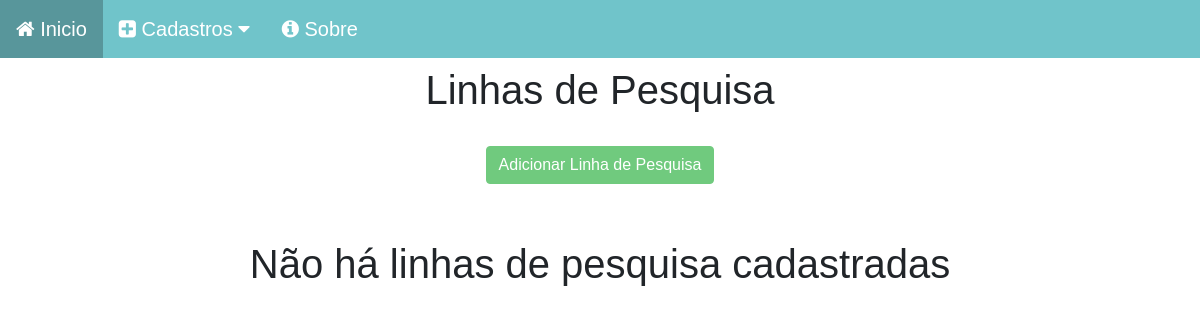
The app's page /linhapesquisa/, older data.
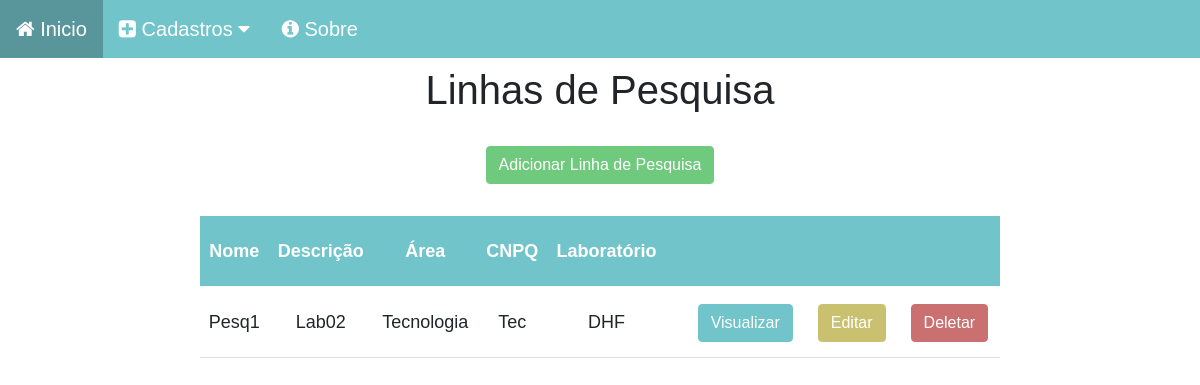
The same page, newer data.
### linhapesquisa_app/models.py (models this page shows, shortened)
class LinhaPesquisa(models.Model):
    nome = models.CharField(max_length=60)
    descricao = models.CharField(max_length=200)
    area = models.CharField(max_length=60)
    cnpq = models.CharField(max_length=60)
    laboratorio_pesq = models.ForeignKey(Lab,on_delete=models.CASCADE, related_name='laboratorio_pesq',null=True, blank=True)

### laboratorio_app/models.py (models this page shows)
class Lab(models.Model):
    descricao = models.CharField(max_length=60)
    nome = models.CharField(max_length=60)
    coordenador = models.ForeignKey(Membro,on_delete=models.SET_NULL, related_name='coordenador', null=True, blank=True)
    vice_coordenador = models.ForeignKey(Membro, on_delete=models.SET_NULL, related_name='vice_coordenador', null=True, blank=True)
    def __str__(self):
        return self.nome

### linhapesquisa_app/views.py (the view)
# urls.py: path('', views.home, name='home'),
def home(request):
    data = {}
    data['db'] = LinhaPesquisa.objects.all()
    return render(request,'linha_index.html',data)

### linhapesquisa_app/templates/linha_index.html (shortened to what this page needs)
{% load static %}
<!DOCTYPE html>
<html lang="pt-br">
<head>
    <link href="https://cdn.jsdelivr.net/npm/bootstrap@5.0.2/dist/css/bootstrap.min.css" rel="stylesheet">
    <link rel="stylesheet" href="{% static 'css/estilo.css' %}">
    <link rel="stylesheet" href="{% static 'css/line.css' %}">
    <link rel="stylesheet" href="https://cdnjs.cloudflare.com/ajax/libs/font-awesome/4.7.0/css/font-awesome.min.css">
</head>
<body>
    <div class="navbar-css">
        <a href="/">
            <i class="fa fa-home" aria-hidden="true"></i>
            Inicio
        </a>
        <div class="dropdown-css">
          <button class="dropbtn-css">
            <i class="fa fa-plus-square" aria-hidden="true"></i>
            Cadastros
            <i class="fa fa-caret-down"></i>
          </button>
        </div>
        <a href="#">
            <i class="fa fa-info-circle" aria-hidden="true"></i>
            Sobre
        </a>
    </div>
    <div class='col-8 m-auto pt-2 pb-2 text-center'>
        <h1>Linhas de Pesquisa</h1>
    </div>
    <div class='col-8 m-auto pt-3 pb-2 text-center'>
        <a href="{% url 'linhapesquisa:linhaForm' %}" class="btn btn-add">Adicionar Linha de Pesquisa</a>
    </div>
    {% if db %}
    <div class='col-8 m-auto pt-4 pb-2 text-center'>
        <table class="table">
            <thead class="thead-dark">
              <tr>
                {% block th %}
                <th scope="col">Nome</th>
                <th scope="col">Descrição</th>
                <th scope="col">Área</th>
                <th scope="col">CNPQ</th>
                <th scope="col">Laboratório</th>
                <th scope="col"></th>
                {% endblock th %}
              </tr>
            </thead>
            <tbody>
                {% for dbs in db %}
                    <tr>
                        {% block linhas %}
                        <td>{{dbs.nome}}</td>
                        <td>{{dbs.descricao}}</td>
                        <td>{{dbs.area}}</td>
                        <td>{{dbs.cnpq}}</td>
                        <td>{{dbs.laboratorio_pesq}}</td>
                        <td>
                            <a href="{% url 'linhapesquisa:linhaView' dbs.id %}" class="btn btn-view">Visualizar</a>
                            <a href="{% url 'linhapesquisa:linhaEdit' dbs.id %}" class="btn btn-edit">Editar</a>
                            <a href="{% url 'linhapesquisa:linhaDelete' dbs.id %}" class="btn btn-delete">Deletar</a>
                        </td>
                        {% endblock linhas %}
                    </tr>
                {% endfor %}
            </tbody>
        </table>
    </div>
    {% else %}
    <h1 class ='text-center mt-5'>
        Não há linhas de pesquisa cadastradas
    </h1>
    {% endif %}
</body>
</html>

Row changes from the older to the newer data that the page shows:
added LinhaPesquisa: nome "Pesq1", descricao "Lab02", area "Tecnologia", cnpq "Tec", laboratorio_pesq "DHF"
Text that changed along with them:
text no longer shown: "Não há linhas de pesquisa cadastradas"
text now shown: "Nome Descrição Área CNPQ Laboratório"
